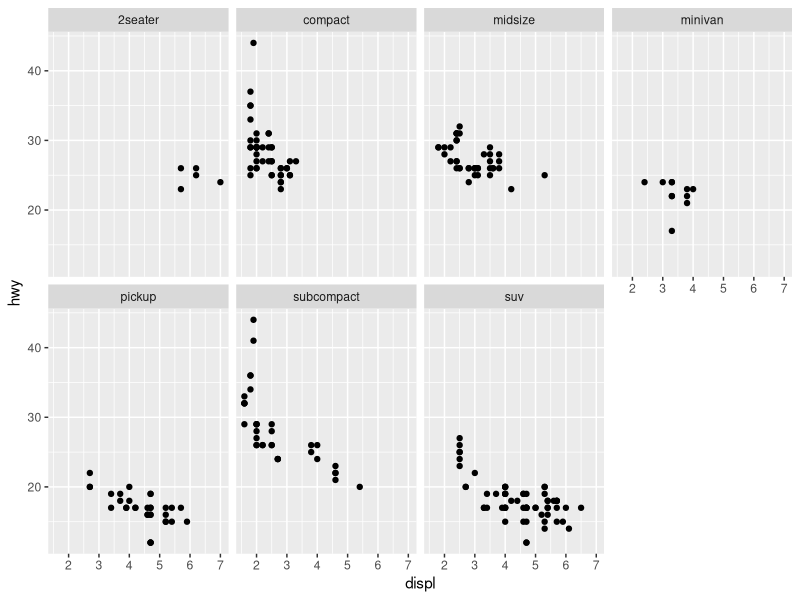
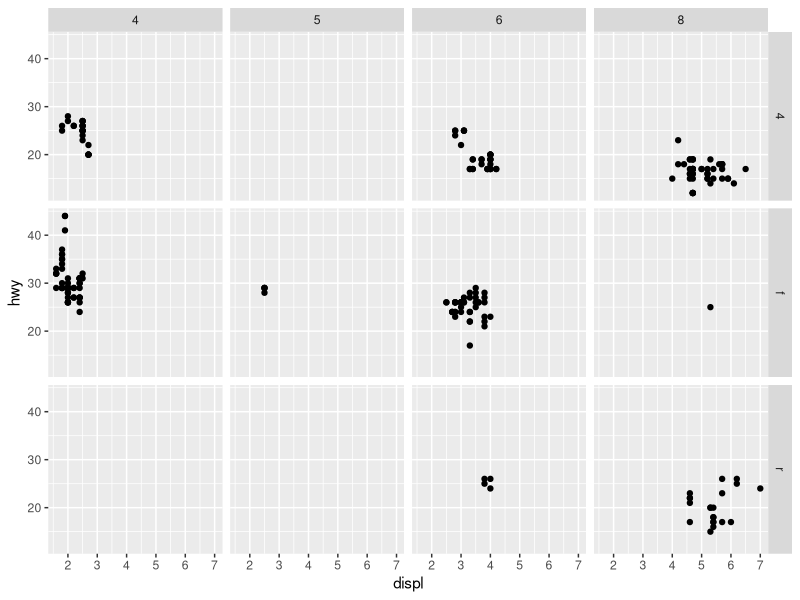
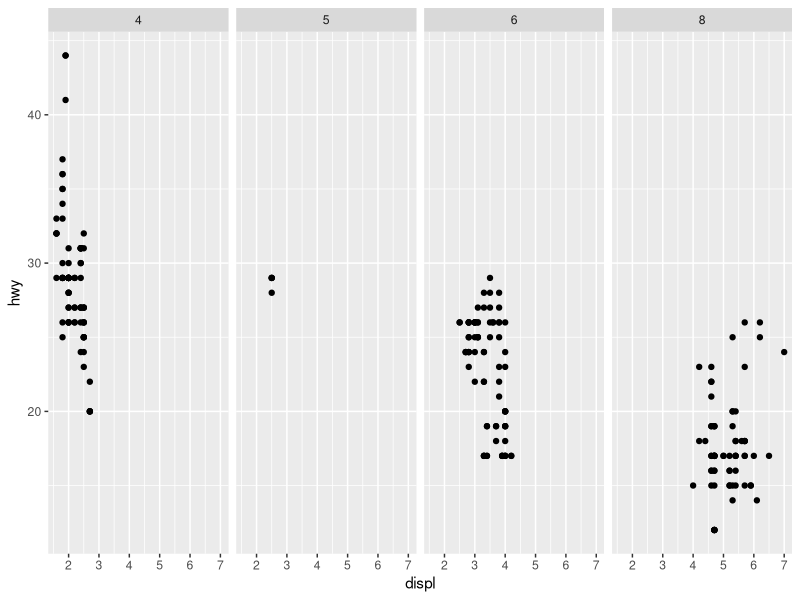
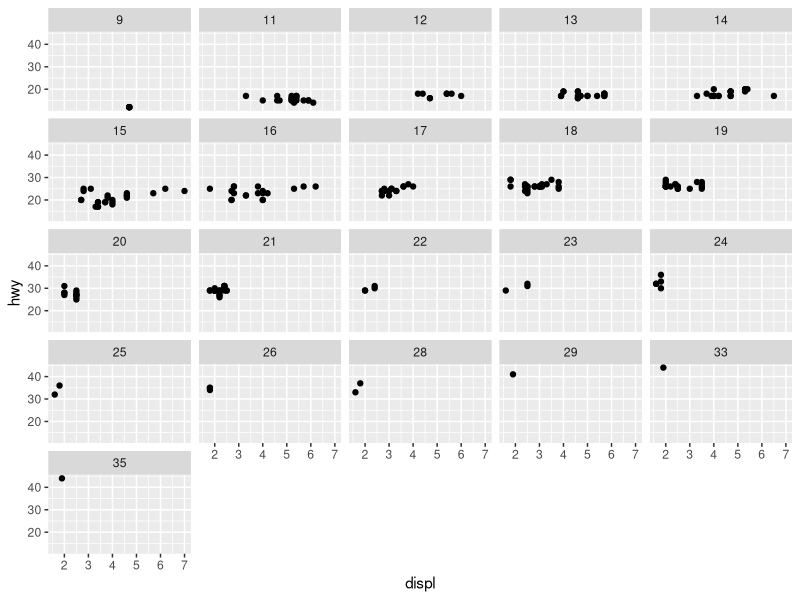
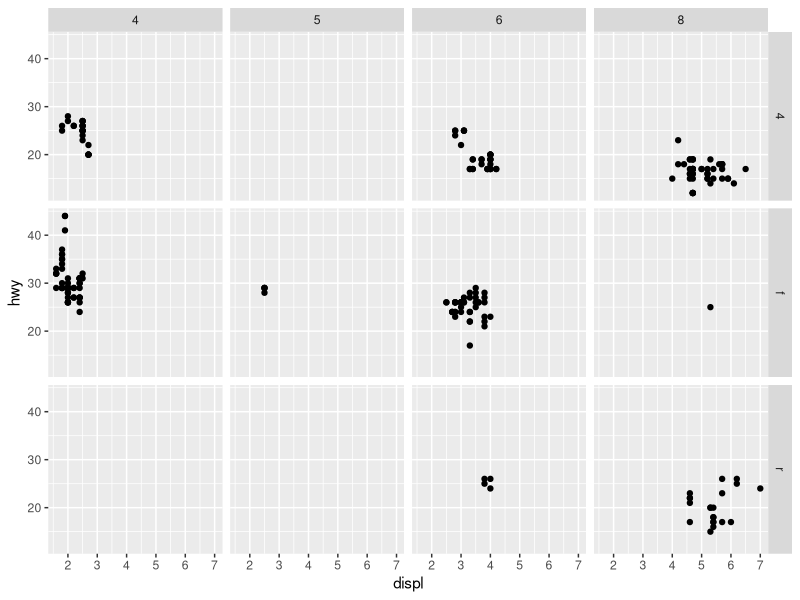
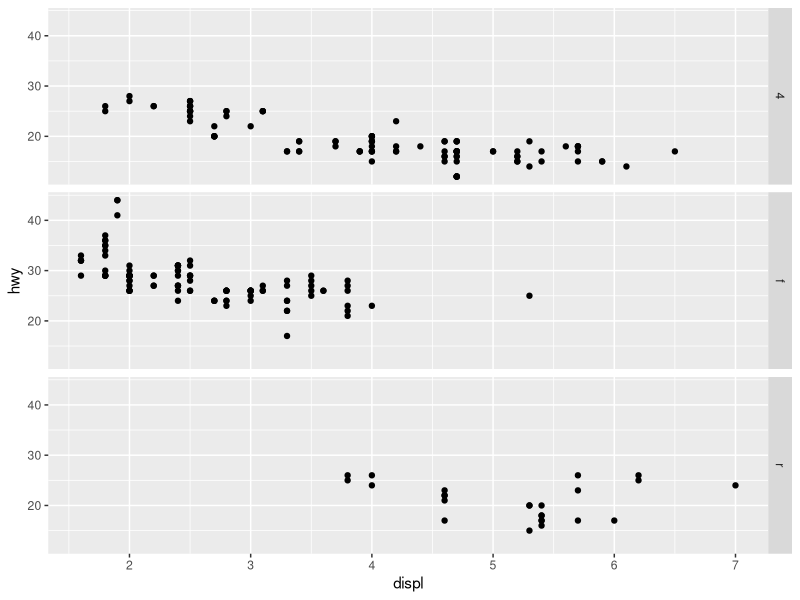
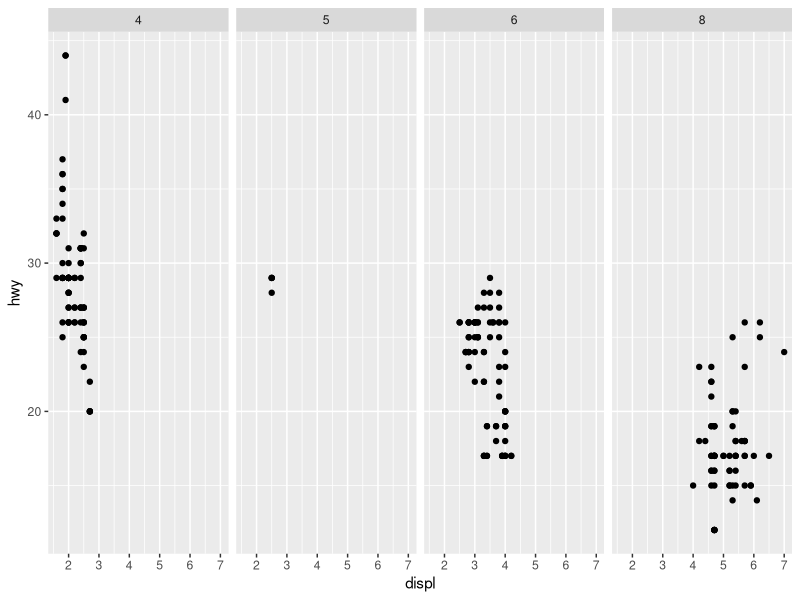
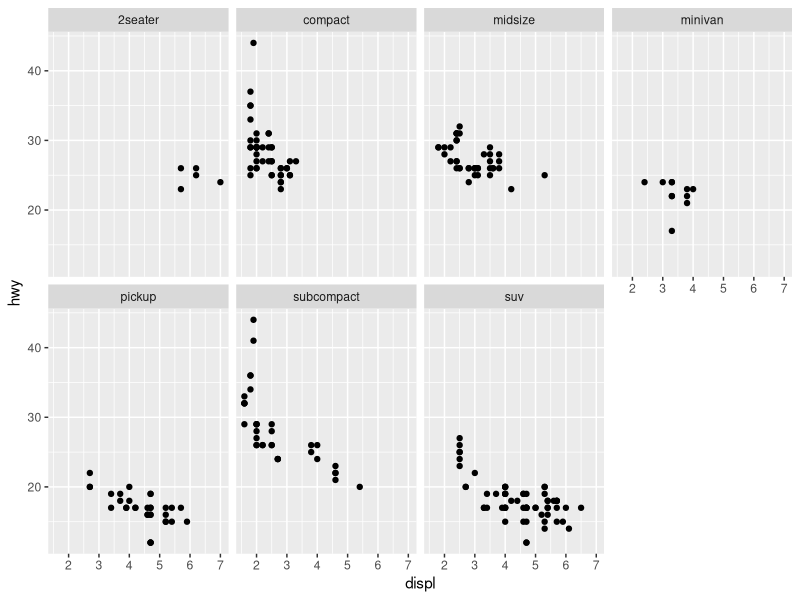

These charts were generated, in order, by the following R code:
## ---- chunk 1
#| message: false
#| warning: false

library(tidyverse)

ggplot(data = mpg) + 
  geom_point(
    mapping = aes(x = displ, y = hwy)
  ) +
  facet_wrap( ~ class, nrow = 2)
## ---- chunk 2
    ggplot(data = mpg) + 
      geom_point(
        mapping = aes(x = displ, y = hwy)
      ) +
      facet_grid( drv ~ cyl)
## ---- chunk 3
    ggplot(data = mpg) + 
      geom_point(
        mapping = aes(x = displ, y = hwy)
      ) +
      facet_grid(. ~ cyl)
## ---- chunk 4
ggplot(data = mpg) + 
  geom_point(
    mapping = aes(x = displ, y = hwy)
  ) +
  facet_wrap( ~ cty)
## ---- chunk 5
ggplot(data = mpg) + 
  geom_point(
    mapping = aes(x = displ, y = hwy)
  ) +
  facet_grid( drv ~ cyl)
## ---- chunk 6
ggplot(data = mpg) + 
  geom_point(
    mapping = aes(x = displ, y = hwy)
  ) +
  facet_grid( drv ~ .)
## ---- chunk 7
ggplot(data = mpg) + 
  geom_point(
    mapping = aes(x = displ, y = hwy)
  ) +
  facet_grid( . ~ cyl)
## ---- chunk 8
ggplot(data = mpg) + 
  geom_point(
    mapping = aes(x = displ, y = hwy)
  ) +
  facet_wrap( ~ class, nrow = 2)
